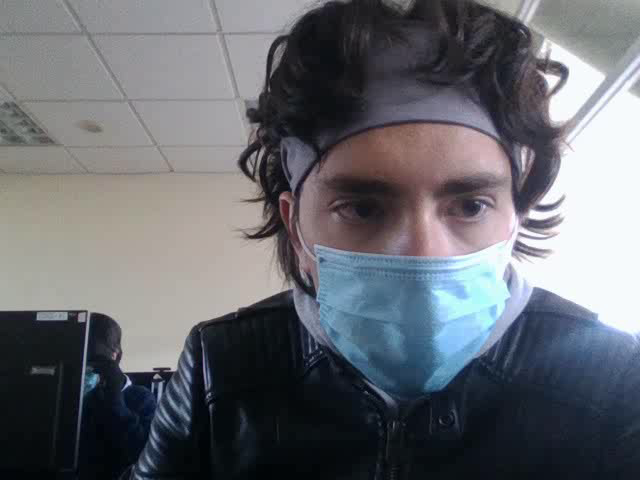
#> input picture frame 0 of Examen primer parcial/output.avi, 640 x 480 px, given in place of the camera
$ python Principal.py
#> lines starting #> are read from the running program, lines starting #| are printed output that depends on the picture; after the words box and inside, x2 and y2 are one past the last pixel; in counts of white or black regions, pixels touching at a corner belong together
import cv2
import numpy as np
import matplotlib.pyplot as plt


# Capturar video de la cámara
captura = cv2.VideoCapture(0)

# Configurar codec y formato de video
fourcc = cv2.VideoWriter_fourcc(*'XVID')
archivo_salida = cv2.VideoWriter('output.avi', fourcc, 20.0, (640, 480))

# Bandera para activar el efecto espejo
espejo = False

# Crear ventana para la vista espejo
cv2.namedWindow('Espejo', cv2.WINDOW_NORMAL)

# Crear ventana para la vista de caricatura
cv2.namedWindow('Caricatura', cv2.WINDOW_NORMAL)

# Crear ventana para la vista en canal GREEN
cv2.namedWindow('Canal verde', cv2.WINDOW_NORMAL)


# Función para mostrar histograma de una imagen
def mostrar_histograma(imagen):
    # Convertir imagen a escala de grises
    imagen_gris = cv2.cvtColor(imagen, cv2.COLOR_BGR2GRAY)
    # Calcular histograma
    hist = cv2.calcHist([imagen_gris], [0], None, [256], [0, 256])
    # Mostrar histograma en una ventana
    plt.plot(hist)
    plt.xlim([0, 256])
    plt.show()


while (captura.isOpened()):
    # Capturar cada frame del video
    ret, frame = captura.read()
#> frame is the input picture: shape (480, 640, 3); mean B, G, R 111.6, 105.8, 103.5

    if ret == True:
        # Verificar si se debe aplicar el efecto espejo
        if espejo:
            frame = cv2.flip(frame, 1)

        # Obtener el canal verde y dejar los otros dos canales en cero
        green = np.zeros(frame.shape, dtype=np.uint8)
        green[:, :, 1] = frame[:, :, 1]

        # Mostrar la vista en canal GREEN en la ventana correspondiente
        cv2.imshow('Caricatura verde', green)

        # Aplicar efecto de caricatura
        caricatura = cv2.stylization(frame, sigma_s=60, sigma_r=0.07)

        # Mostrar el video en una ventana
        cv2.imshow('Video', frame)

        # Mostrar la vista espejo en la ventana correspondiente
        cv2.imshow('Espejo', cv2.flip(frame, 1))
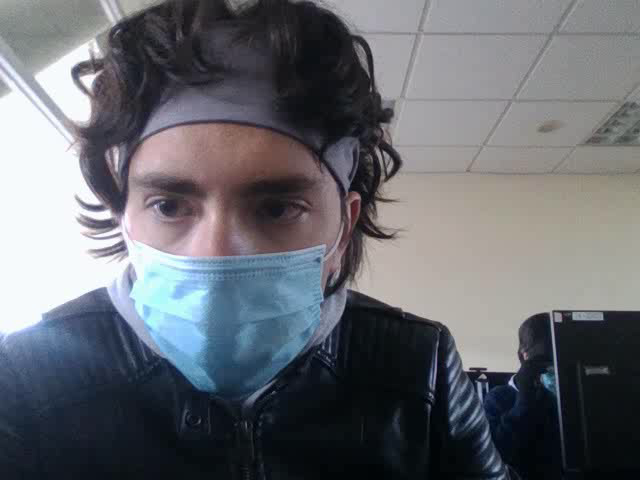
#> window 'Espejo': shape (480, 640, 3); mean B, G, R 111.6, 105.8, 103.5

        # Mostrar la vista de caricatura en la ventana correspondiente
        cv2.imshow('Caricatura', caricatura)

        # Mostrar la vista en canal GREEN en la ventana correspondiente
        cv2.imshow('Canal verde', green)

        # Obtener el canal verde y dejar los otros dos canales en cero
        green = np.zeros(frame.shape, dtype=np.uint8)
        green[:, :, 1] = caricatura[:, :, 1]

        # Mostrar la vista en canal GREEN en la ventana correspondiente
        cv2.imshow('Caricatura verde', green)

        # Crear una máscara circular para el canal verde
        center_coordinates = (int(green.shape[1]/2), int(green.shape[0]/2))
#> center_coordinates = (320, 240)
        radius = int(min(green.shape[1], green.shape[0])/2)
#> radius = 240
        circular_mask = np.zeros(green.shape[:2], np.uint8)
        cv2.circle(circular_mask, center_coordinates, radius, 255, -1)
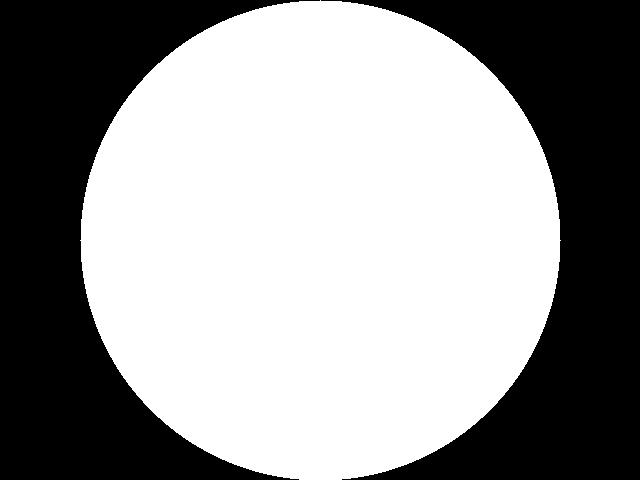
#> circular_mask: shape (480, 640); 58.9% white; 2 black regions, box (x1, y1, x2, y2) and area: (0, 0, 320, 480) 63382, (321, 0, 640, 480) 62902

        # Aplicar la máscara circular al canal verde
        masked_green = cv2.bitwise_and(green, green, mask=circular_mask)
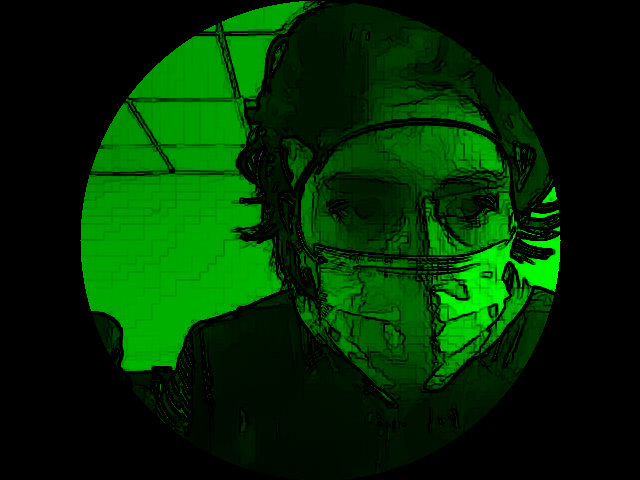
#> masked_green: shape (480, 640, 3); mean B, G, R 0, 44.5, 0

        # Mostrar la vista en canal GREEN con máscara en la ventana correspondiente
        cv2.imshow('Canal verde con mascara', masked_green)

        # Aplicar umbral a la imagen caricatura
        umbralizada = cv2.cvtColor(caricatura, cv2.COLOR_BGR2GRAY)
        _, umbralizada = cv2.threshold(
            umbralizada, 127, 255, cv2.THRESH_BINARY)
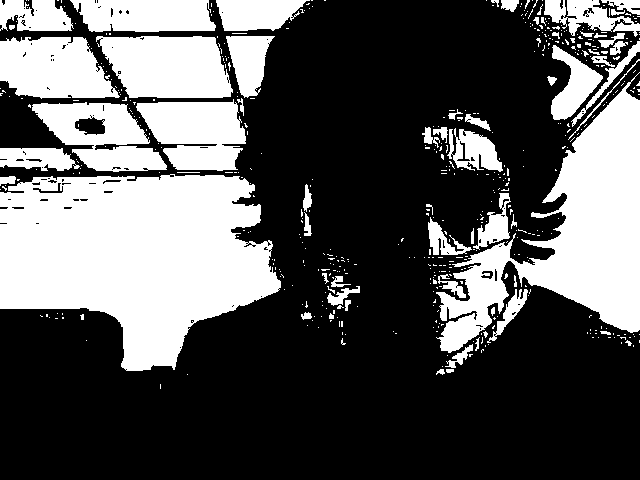
#> umbralizada: shape (480, 640); 34.7% white; 523 white regions (461 under 20 px), largest, box (x1, y1, x2, y2) and area: (0, 174, 281, 371) 37855, (436, 72, 640, 353) 21573, (96, 36, 233, 98) 6797

        # Mostrar la imagen umbralizada en la ventana correspondiente
        cv2.imshow('Umbralizada', umbralizada)

        # Aplicar filtro sepia amarillo
        sepia_amarillo = np.zeros(frame.shape, dtype=np.uint8)
        sepia_amarillo[:, :, 0] = 25
        sepia_amarillo[:, :, 1] = 204
        sepia_amarillo[:, :, 2] = 255
        sepia_frame = cv2.addWeighted(frame, 0.6, sepia_amarillo, 0.4, 0)
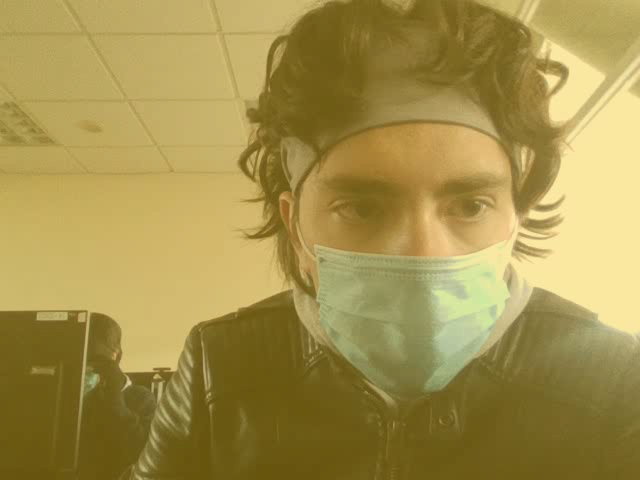
#> sepia_frame: shape (480, 640, 3); mean B, G, R 77, 145.1, 164.1

        # Mostrar la vista con filtro sepia amarillo en la ventana correspondiente
        cv2.imshow('Filtro sepia', sepia_frame)

        # Aplicar efecto espejo a la imagen original
        mirror_frame = cv2.flip(frame, 1)

        # Dibujar un rectángulo alrededor de los bordes rojos
        hsv = cv2.cvtColor(mirror_frame, cv2.COLOR_BGR2HSV)
#> hsv: shape (480, 640, 3); mean H, S, V 95.2, 57.8, 115.5
        lower_red = np.array([0, 100, 100])
        upper_red = np.array([10, 255, 255])
        mask1 = cv2.inRange(hsv, lower_red, upper_red)
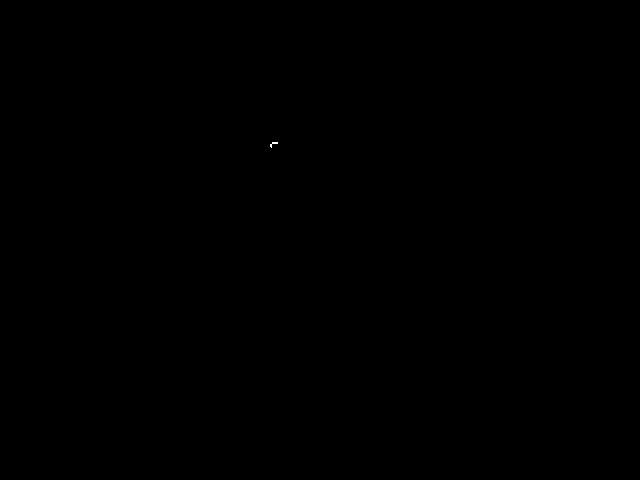
#> mask1: shape (480, 640); 0.01% white in thin lines or dots, all inside (x1, y1, x2, y2) = (270, 142, 278, 148)
        lower_red = np.array([160, 100, 100])
        upper_red = np.array([179, 255, 255])
        mask2 = cv2.inRange(hsv, lower_red, upper_red)
#> mask2: shape (480, 640); 0% white in thin lines or dots, all inside (x1, y1, x2, y2) = (357, 206, 358, 212)
        mask = cv2.bitwise_or(mask1, mask2)
#> mask: shape (480, 640); 0.01% white in thin lines or dots, all inside (x1, y1, x2, y2) = (270, 142, 358, 212)
        contours, hierarchy = cv2.findContours(
            mask, cv2.RETR_TREE, cv2.CHAIN_APPROX_SIMPLE)
#> contours = 3 contours, all with area under 20
        for cnt in contours:
            x, y, w, h = cv2.boundingRect(cnt)
            if w*h > 500:
                cv2.rectangle(mirror_frame, (x, y), (x+w, y+h), (0, 255, 0), 2)
#> this loop made 3 passes
#> (cnt, x, y, w, h) on passes 1 to 2: ([[357, 210], [357, 211]], 357, 210, 1, 2), ([[357, 206], [357, 207]], 357, 206, 1, 2)
#> (x, y, w, h) on pass 3: (270, 142, 8, 6)

        # Mostrar la imagen con efecto espejo en una nueva ventana
        cv2.imshow('Espejo con bordes rojos', mirror_frame)

        # Mostrar histograma de la ventana correspondiente al presionar la tecla 'h'
        key = cv2.waitKey(1) & 0xFF
#> (key q is pressed here)
        if key == ord('h'):
            mostrar_histograma(frame)
            mostrar_histograma(cv2.flip(frame, 1))
            mostrar_histograma(caricatura)
            mostrar_histograma(green)
            mostrar_histograma(mirror_frame)
            mostrar_histograma(sepia_frame)
            mostrar_histograma(masked_green)

        # Recortar una porción de la imagen caricatura
        x, y, w, h = 100, 100, 200, 200  # coordenadas y tamaño del recorte
        recorte = frame[y:y+h, x:x+w]
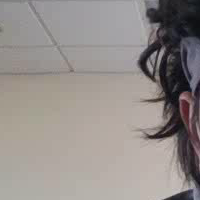
#> recorte: shape (200, 200, 3); mean B, G, R 138.3, 141.3, 147.5

        # Mostrar la imagen recortada en una nueva ventanah
        cv2.imshow('Recorte', recorte)

        # Guardar el video en archivo de salidaq
        archivo_salida.write(frame)
        # Salir si se presiona la tecla 'q'
        if cv2.waitKey(1) & 0xFF == ord('q'):
#> (key q is pressed here)
            break
        # Activar el efecto espejo si se presiona la tecla 's'
        elif cv2.waitKey(1) & 0xFF == ord('s'):
            espejo = not espejo
    else:
        break

# Liberar recursos y cerrar ventanas
captura.release()
archivo_salida.release()
cv2.destroyAllWindows()
